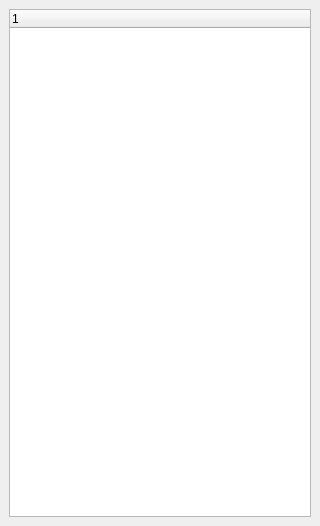
<?xml version="1.0" encoding="UTF-8"?>
<ui version="4.0">
 <class>paramView</class>
 <widget class="QDockWidget" name="paramView">
  <property name="geometry">
   <rect>
    <x>0</x>
    <y>0</y>
    <width>320</width>
    <height>526</height>
   </rect>
  </property>
  <property name="windowTitle">
   <string>Parameters</string>
  </property>
  <widget class="QWidget" name="dockWidgetContents">
   <layout class="QVBoxLayout" name="verticalLayout">
    <item>
     <widget class="QTreeWidget" name="treeWidget"/>
    </item>
   </layout>
  </widget>
 </widget>
 <resources/>
 <connections/>
</ui>
